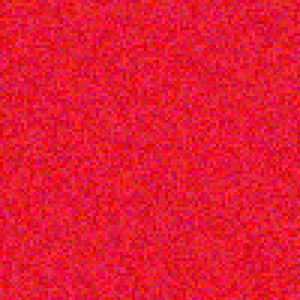
#> input picture img.png, 100 x 100 px (shown 3 times larger)
$ jupyter execute cv-1-12.ipynb
#> lines starting #> are read from the running program, lines starting #| are printed output that depends on the picture
Подсчёт пикселей по цвету.
Посчитать количество пикселей заданного цвета (например, красного).
1. Загрузите изображение.
2. Преобразуйте в HSV.
3. Определите диапазон красного цвета (например, [0,100,100] – [10,255,255] и [170,100,100] – [180,255,255]).
4. Создайте маску с помощью cv2.inRange().
5. Посчитайте ненулевые пиксели в маске (np.count_nonzero()).

Использовать библиотеки: opencv-python, numpy

https://stackoverflow.com/questions/30331944/finding-red-color-in-image-using-python-opencv (EN)

Baseline: подсчёт выполнен. Метрика: точность > 90% на синтетике.

[cell 1]
import cv2
import numpy as np

[cell 2]
image_path = 'img.png'
image_bgr = cv2.imread(image_path)
#> image_bgr is the input picture: shape (100, 100, 3); mean B, G, R 50, 25.3, 227.5
image_hsv = cv2.cvtColor(image_bgr, cv2.COLOR_BGR2HSV)
#> image_hsv: shape (100, 100, 3); mean H, S, V 125.3, 231.5, 227.5

lower_red1 = np.array([0, 100, 100])
upper_red1 = np.array([10, 255, 255])
lower_red2 = np.array([170, 100, 100])
upper_red2 = np.array([180, 255, 255])

mask1 = cv2.inRange(image_hsv, lower_red1, upper_red1)
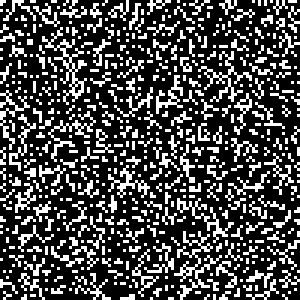
#> mask1: shape (100, 100) (shown 3 times larger); 28.4% white in thin lines or dots
mask2 = cv2.inRange(image_hsv, lower_red2, upper_red2)
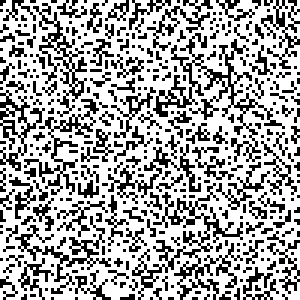
#> mask2: shape (100, 100) (shown 3 times larger); 64.9% white; black in thin lines or dots
mask = cv2.bitwise_or(mask1, mask2)
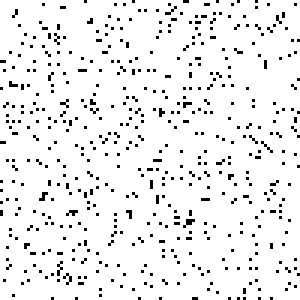
#> mask: shape (100, 100) (shown 3 times larger); 93.3% white; black in thin lines or dots

red_pixel_count = int(np.count_nonzero(mask))
#> red_pixel_count = 9328
print("Количество красных пикселей:", red_pixel_count)
#| Количество красных пикселей: 9328
